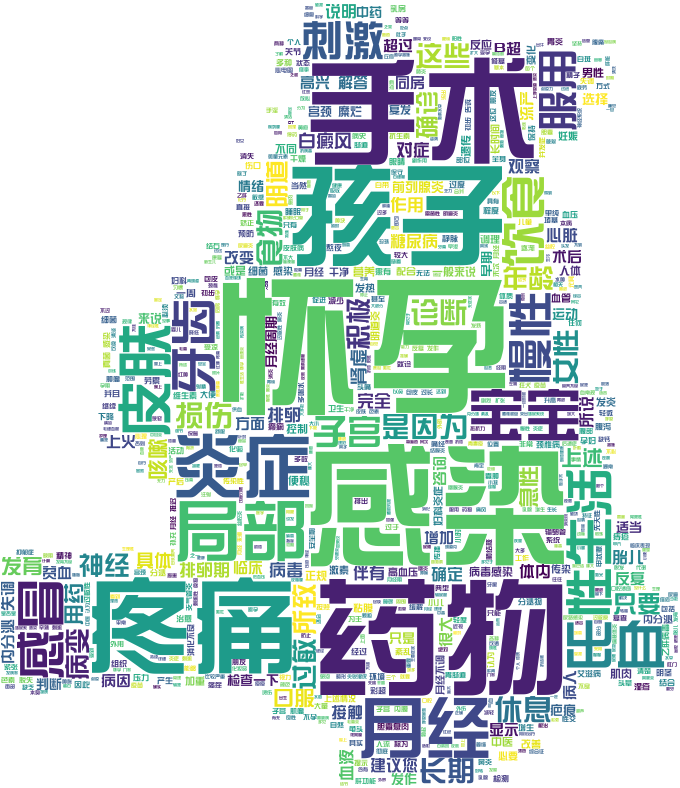

Write Python code to recreate this figure.
# - * - coding: utf - 8 -*-

from os import path
from scipy.misc import imread
import matplotlib.pyplot as plt
import jieba
from wordcloud import WordCloud, ImageColorGenerator


class generateCiYunDeseaseAnalyse():
    # 获取当前文件路径
    d = path.dirname(__file__)

    stopwords = {}
    isCN = 1  # 默认启用中文分词
    back_coloring_path = "111.png"  # 设置背景图片路径
    text_path = 'basicdata.txt'  # 设置要分析的文本路径
    font_path = '经典综艺体简.ttf'  # 为matplotlib设置中文字体路径没
    stopwords_path = 'stopwords.txt'  # 停用词词表
    imgname1 = "DeseaseAnalyse.png"  # 保存的图片名字1(只按照背景图片形状)

    back_coloring = imread(path.join(d, back_coloring_path))  # 设置背景图片

    # 设置词云属性
    wc = WordCloud(font_path=font_path,  # 设置字体
                   background_color="white",  # 背景颜色
                   max_words=1000,  # 词云显示的最大词数
                   mask=back_coloring,  # 设置背景图片
                   max_font_size=150,  # 字体最大值
                   random_state=42,
                   width=1000, height=860, margin=2,  # 设置图片默认的大小,但是如果使用背景图片的话,那么保存的图片大小将会按照其大小保存,margin为词语边缘距离
                   )

    def jiebaclearText(text, stopwords_path, d):
        mywordlist = []
        seg_list = jieba.cut(text, cut_all=False)
        liststr = "/ ".join(seg_list)
        f_stop = open(path.join(d, stopwords_path))
        try:
            f_stop_text = f_stop.read()
        finally:
            f_stop.close()

        f_stop_seg_list = f_stop_text.split('\n')
        for myword in liststr.split('/'):
            if not (myword.strip() in f_stop_seg_list) and len(myword.strip()) > 1:
                mywordlist.append(myword)
        return ''.join(mywordlist)

    if __name__ == '__main__':

        # 打开文件，每行读取并存入text中做分词
        file = open(path.join(d, text_path))
        text = ""
        while file.readline():
            stringArray = file.readline().split('|')
            if len(stringArray) == 10:
                text = text + stringArray[7]
        file.close()

        if isCN:
            text = jiebaclearText(text, stopwords_path, d)

        # 生成词云
        wc.generate(text)
        # 从背景图片生成颜色值
        image_colors = ImageColorGenerator(back_coloring)

        plt.figure()
        # 以下代码显示图片
        plt.imshow(wc)
        plt.axis("off")
        plt.show()
        # 绘制词云

        # 保存图片
        wc.to_file(path.join(d, imgname1))
